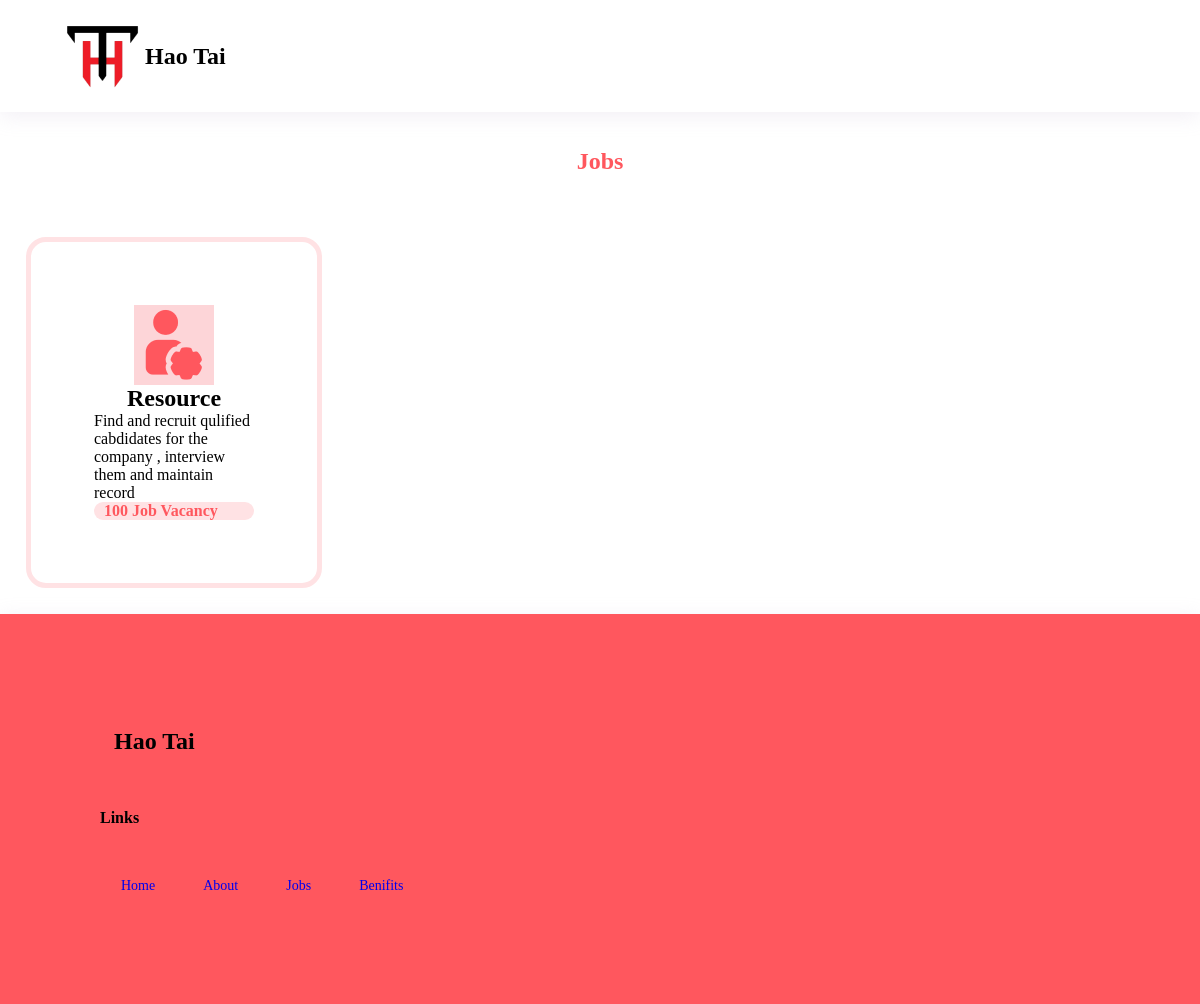
The app's page /jobs/2 with its own data.
### home/models.py (models this page shows)
class Jobsection(models.Model):
    images = models.ImageField(upload_to='Jobsection')
    title = models.CharField(max_length=200)
    descreption = models.TextField()
    vaccency = models.IntegerField()
    experience = models.TextField()
    document = models.TextField()
    skill = models.TextField()
    language = models.TextField()
    salary = models.TextField()
    age = models.TextField()
    Categories = models.ForeignKey('Categories', on_delete=models.CASCADE, related_name='jobs')
    def __str__(self):
        return self.title

### home/views.py (the view)
# urls.py: path('jobs/<int:id>', views.jobs,name = "jobs"),
def jobs(request,id=None):
    if id:
        cat = get_object_or_404(Categories,id=id)
        jobsections = Jobsection.objects.filter(Categories= cat)
        print(jobsections)
        return render(request, 'job.html',{'cat':jobsections})
    else:
        cat = Categories.objects.all()
        return render(request, 'job.html',{'cat':cat})

### templates/job.html (shortened to what this page needs)
{%extends 'base.html'%}
{%load static%}
{%block content%}
<h2 class="jobtext">Jobs</h2>
<section class="cateframes">
    {% for Categories in cat %}
    <div class="box1">
         <div class="box2">
             <img src={{Categories.images.url}} alt="">
             <h2>{{Categories.title}}</h2>
             <p>{{Categories.descreption}}</p>
             <a href="{%url 'benefits' Categories.pk %}"><h4 class="cl">{{Categories.vaccency}} Job Vacancy</h4></a>
         </div>
     </div>
    {% endfor %}
</section>
{%endblock%}

### static/style.css (style rules this page uses)
* { margin: 0; padding: 0; }
a { text-decoration: none; }
.jobtext { text-align:center ; color: #FF575E; padding: 36px; margin: -11px; }
.jobtext { border-radius: 10px; margin: auto; }
.cateframes { display: grid; grid-template-columns: repeat(3 ,2fr); }
.box2 { border: 5px solid #FFE2E4; border-radius: 20px; justify-content: center; margin: 26px; padding: 63px; display: flex; flex-direction: column; align-items: center; grid-column: span 2; }
.cl { background: #FFE2E4; border-radius: 43px; width: 150px; color: #FF575E; padding-left:10px }
.box2 img { background-color: #fdd5d8; }
@media screen and (max-width:1880px) { .cateframes { width: 220px; } }

### static/job.css (style rules this page uses)
* { margin: 0; padding: 0; }
a { text-decoration: none; }
.cateframes { display: grid; grid-template-columns: repeat(3 ,2fr); }
.jobtext { text-align:center ; color: #FF575E; padding: 36px; margin: -11px; }
.jobtext { border-radius: 10px; margin: auto; }
.box2 { border: 5px solid #FFE2E4; border-radius: 20px; justify-content: center; margin: 26px; padding: 63px; display: flex; flex-direction: column; align-items: center; }
.cl { background: #FFE2E4; border-radius: 43px; width: 150px; color: #FF575E; padding-left:10px }
.box2 img { background-color: #fdd5d8; }

### static/about.css (style rules this page uses)
* { margin: 0; padding: 0; }
a { text-decoration: none; }

### static/crypto.css (style rules this page uses)
* { margin: 0; padding: 0; }
a { text-decoration: none; }
.jobtext { text-align:center ; color: #FF575E; padding: 36px; margin: -11px; }
.jobtext { border-radius: 10px; }
.box1 { display: grid; grid-template-columns: repeat(3,1fr); }
.box2 { border: 5px solid #FFE2E4; border-radius: 20px; justify-content: center; margin: 26px; padding: 63px; display: flex; flex-direction: column; align-items: center; }
.cl { background: #FFE2E4; border-radius: 43px; width: 150px; color: #FF575E; padding-left:10px }
.jobtext { border-radius: 10px; margin: auto; }
.box1 { display: flex; }
.cl { width: 150px; color: #FF575E; padding-left:10px }

### records on screen
Jobsection: images (picture), title "Resource", descreption "Find and recruit qulified cabdidates for the company , interview them and maintain record", vaccency "100"
